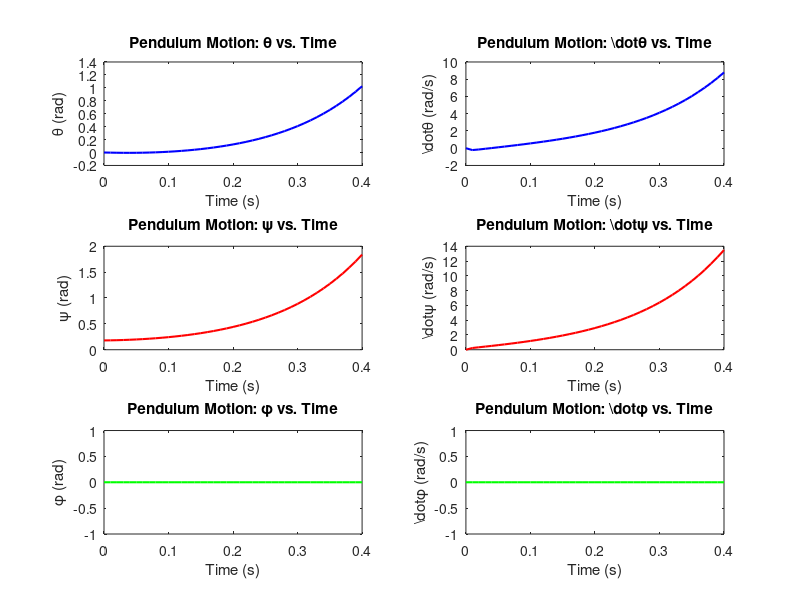

Source code (MATLAB):
function pendulum_simulation()

    % Initial conditions
    x0 = [0; 0.18; 0; 0; 0; 0]; % [theta; psi; phi; dot{theta}; dot{psi}; dot{phi}]

    % Time span for simulation
    tspan = 0:0.01:0.4; % From 0 to 10 seconds with a time step of 0.01 seconds

    % Solve the differential equations using ode45 solver
    [t, x] = ode45(@penduloinvertido_f, tspan, x0);

    % Extract the states for plotting
    theta = x(:, 1);
    psi = x(:, 2);
    phi = x(:, 3);
    dot_theta = x(:, 4);
    dot_psi = x(:, 5);
    dot_phi = x(:, 6);

    % Plot the results
    figure;

    subplot(3, 2, 1);
    plot(t, theta, 'b', 'LineWidth', 1.5);
    xlabel('Time (s)');
    ylabel('\theta (rad)');
    title('Pendulum Motion: \theta vs. Time');

    subplot(3, 2, 3);
    plot(t, psi, 'r', 'LineWidth', 1.5);
    xlabel('Time (s)');
    ylabel('\psi (rad)');
    title('Pendulum Motion: \psi vs. Time');

    subplot(3, 2, 5);
    plot(t, phi, 'g', 'LineWidth', 1.5);
    xlabel('Time (s)');
    ylabel('\phi (rad)');
    title('Pendulum Motion: \phi vs. Time');

    subplot(3, 2, 2);
    plot(t, dot_theta, 'b', 'LineWidth', 1.5);
    xlabel('Time (s)');
    ylabel('\dot{\theta} (rad/s)');
    title('Pendulum Motion: \dot{\theta} vs. Time');

    subplot(3, 2, 4);
    plot(t, dot_psi, 'r', 'LineWidth', 1.5);
    xlabel('Time (s)');
    ylabel('\dot{\psi} (rad/s)');
    title('Pendulum Motion: \dot{\psi} vs. Time');

    subplot(3, 2, 6);
    plot(t, dot_phi, 'g', 'LineWidth', 1.5);
    xlabel('Time (s)');
    ylabel('\dot{\phi} (rad/s)');
    title('Pendulum Motion: \dot{\phi} vs. Time');

end

function dx = penduloinvertido_f(t, x)
    % Variaveis de estado
    theta = x(1);
    psi = x(2);
    phi = x(3);

    % Derivadas das variaveis de estado
    theta_dot = x(4);
    psi_dot = x(5);
    phi_dot = x(6);

    % Parâmetros do sistema
    g = 9.8;  % gravidade
    m = 0.03; % peso da roda
    R = 0.04; % raio da roda
    Jw = m * R^2 / 2; % momento de inercia da roda
    M = 0.6;  % peso do corpo
    W = 0.14; % largura do corpo
    D = 0.04; % profundidade do corpo
    H = 0.144; % altura do corpo
    L = H / 2; % distancia do centro de massa do corpo ao eixo da roda
    Jphi = M * L^2 / 3; % momento de inercia do corpo em pitch
    Jpsi = M * (W^2 + D^2) / 12; % momento de inercia do corpo em rumo
    Rm = 6.69; % resistencia do motor DC
    Kt = 0.4; % constante de torque (Nm/A)
    Ke = 0.4; % e constante de EMF (V s/rad)
    fm = 0.0022; % atrito entre o corpo e o motor
    n = 1; % reducao do motor

    % Matriz de inercia inversa
    M_inv = inv([
        R^2 * (2 * m + M) + 2 * Jw, M * R * L , 0;
        M * R * L , M * L^2 + Jpsi, 0;
        0, 0, m * (W^2 / 2) + Jphi + (W^2 / (2 * R^2)) * Jw
    ]);

    % Matriz G
    G = [
        0;
        -M * g * L * psi;
        0
    ];

    % Matriz C
    C = [
        0;
        0;
        0
    ];

    % Matriz Q
    Q = [
        -2 * ((n * Kt * Ke / Rm) + fm), 2 * ((n * Kt * Ke / Rm) + fm), 0;
        2 * ((n * Kt * Ke / Rm) + fm), -2 * ((n * Kt * Ke / Rm) + fm), 0;
        0, 0, -W^2 / (2 * R^2) * ((n * Kt * Ke / Rm) + fm)
    ];

    F = Q*[theta_dot; psi_dot; phi_dot]

    % Vetor de entrada
    V = [0; 0]; % [V_l; V_r]

    % Sistema de equacoes diferenciais
    dx = zeros(6, 1);
    dx(1:3) = [theta_dot; psi_dot; phi_dot];
    dx(4:6) = M_inv * (F - G - C);
end
pendulum_simulation();
